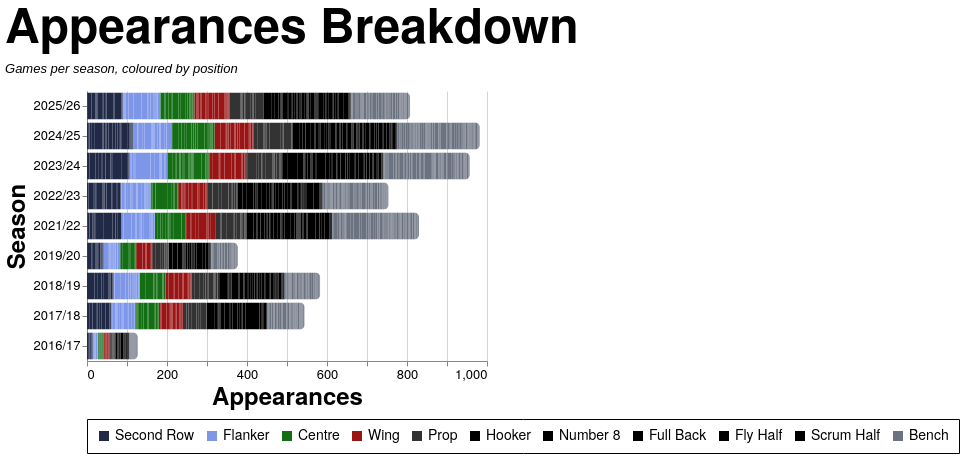

Vega-Lite specification stored for this chart:
### Vega-Lite specification from a JSON file in a GitHub repository (floating-point values rounded to 4 significant figures; data arrays with more than 128 entries replaced by an {"elided": "..."} marker saying what was removed)
{"config": {"axis": {"labelFont": "PT Sans Narrow, Helvetica Neue, Helvetica, Arial, sans-serif", "titleFont": "PT Sans Narrow, Helvetica Neue, Helvetica, Arial, sans-serif", "labelFontSize": 13, "titleFontSize": 24, "gridColor": "#202947", "gridOpacity": 0.2, "zindex": 1}, "text": {"font": "Lato, sans-serif"}, "bar": {"cornerRadiusEnd": 5}, "header": {"labelFont": "PT Sans Narrow, Helvetica Neue, Helvetica, Arial, sans-serif", "titleFont": "PT Sans Narrow, Helvetica Neue, Helvetica, Arial, sans-serif", "labelFontSize": 24, "titleFontSize": 28, "labelFontWeight": "bold", "orient": "left"}, "legend": {"labelFont": "PT Sans Narrow, Helvetica Neue, Helvetica, Arial, sans-serif", "titleFont": "PT Sans Narrow, Helvetica Neue, Helvetica, Arial, sans-serif", "labelFontSize": 14, "titleFontSize": 16, "titlePadding": 5, "fillColor": "white", "strokeColor": "black", "padding": 10, "titleFontWeight": "lighter", "titleFontStyle": "italic", "titleColor": "gray", "offset": 10}, "title": {"font": "PT Sans Narrow, Helvetica Neue, Helvetica, Arial, sans-serif", "fontSize": 48, "fontWeight": "bold", "anchor": "start", "align": "center", "titlePadding": 20, "subtitlePadding": 10, "subtitleFontSize": 13, "subtitleColor": "", "subtitleFontStyle": "italic", "offset": 15, "color": "black"}, "axisX": {"labelAngle": 0}, "facet": {"title": null, "header": null, "align": {"row": "each", "column": "each"}, "spacing": 10}, "resolve": {"scale": {"y": "independent", "facet": "independent"}}, "background": "transparent", "scale": {"offsetBandPaddingOuter": 0.2, "offsetBandPaddingInner": 0.1}, "view": {"stroke": null, "background": "transparent"}}, "data": {"name": "data-2675a4ae2140f5eb248fa3b1a657d7eb"}, "mark": {"type": "bar"}, "encoding": {"color": {"field": "color_value", "legend": {"orient": "bottom", "title": null}, "scale": {"domain": ["Second Row", "Flanker", "Centre", "Wing", "Prop", "Hooker", "Number 8", "Full Back", "Fly Half", "Scrum Half", "Bench"], "range": ["#202946", "#7d96e8", "#146f14", "#991515", "#333333", "#000000", "#000000", "#000000", "#000000", "#000000", "#6b7280"]}, "type": "nominal"}, "order": {"field": "stack_order", "type": "quantitative"}, "tooltip": [{"field": "player", "title": "Player", "type": "nominal"}, {"field": "season", "title": "Season", "type": "nominal"}, {"field": "color_value", "title": "Position", "type": "nominal"}, {"aggregate": "sum", "field": "apps", "title": "Appearances", "type": "quantitative"}], "x": {"aggregate": "sum", "field": "apps", "title": "Appearances", "type": "quantitative"}, "y": {"field": "season", "sort": {"field": "season_sort", "op": "max", "order": "descending"}, "title": "Season", "type": "nominal"}}, "height": {"step": 30}, "title": {"text": "Appearances Breakdown", "subtitle": "Games per season, coloured by position"}, "width": 400, "$schema": "https://vega.github.io/schema/vega-lite/v5.20.1.json", "datasets": {"data-2675a4ae2140f5eb248fa3b1a657d7eb": {"elided": "2738 records"}}}
